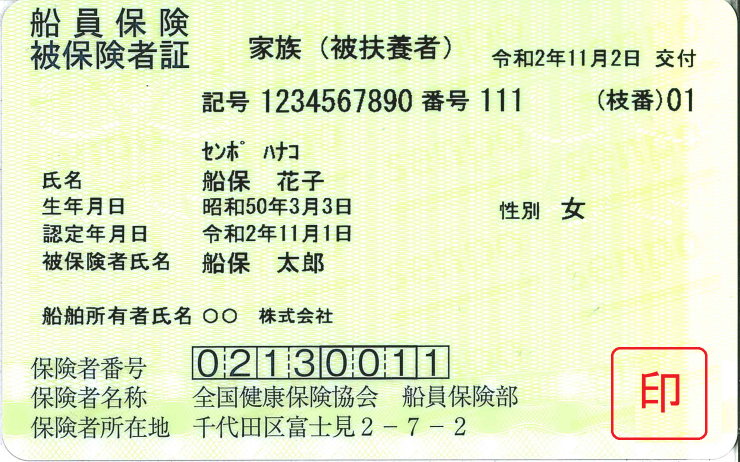
#> input picture r2hokensyo-kazoku.png, 1480 x 924 px (shown at 1/2 size)
$ jupyter execute --allow-errors model_confirm.ipynb
#> lines starting #> are read from the running program, lines starting #| are printed output that depends on the picture
[cell 1]
from dbnet import model
import numpy as np
import json
import glob

import os

import matplotlib.pyplot as plt

from pathlib import Path
from collections import Counter

import tensorflow as tf
from tensorflow import keras
from tensorflow.keras import layers

from datetime import datetime

def get_timestamp() -> str:
    timestamp = datetime.now().strftime("%Y_%m_%d_%H_%M_%S")
    return timestamp
import cv2


import tensorflow_addons as tfa

#> (a cell that did not finish here is left out)

[cell 3]
with open("./save_500_int.json") as f:
#> (reads save_500_int.json from the repository)
    labels = json.load(f)["_via_img_metadata"]

[cell 4]
images = []
for k,v in labels.items():
    images.append(v['filename'])
images = sorted(images)
# images

[cell 5]
def split_data(images, train_size=0.9, shuffle=True):
    # 1. Get the total size of the dataset
    images = np.array(images)
    size = len(images)
    # 2. Make an indices array and shuffle it, if required
    indices = np.arange(size)
    if shuffle:
        np.random.shuffle(images)
    # 3. Get the size of training samples
    train_samples = int(size * train_size)


    threshold_map = list(map(lambda x: './threshold_map/'+x, images))
    train_threshold_map,valid_threshold_map = threshold_map[:train_samples] , threshold_map[train_samples:]
    threshold_mask = list(map(lambda x: './threshold_mask/'+x, images))
    train_threshold_mask,valid_threshold_mask = threshold_mask[:train_samples] , threshold_mask[train_samples:]
    shrink_map = list(map(lambda x: './shrink_map/'+x, images))
    train_shrink_map,valid_shrink_map = shrink_map[:train_samples] , threshold_mask[train_samples:]
    images = list(map(lambda x: '/datasets/almex_insurance/img/'+x, images))
    x_train,x_valid = images[:train_samples],images[train_samples:]

    return x_train, x_valid,train_threshold_map,valid_threshold_map,train_threshold_mask,valid_threshold_mask,train_shrink_map,valid_shrink_map
x,v,y1,vy1,y2,vy2,y3,vy3 = split_data(images,train_size=0.9)

[cell 6]
a= 214557-168448
b=56158-46552
a+b

[cell 7]
def imshow(img):
    plt.figure(figsize=(10,10))
    plt.imshow(img)
    plt.show()

[cell 8]
# [55 lines left out: function encode_single_sample, not called in this run]
#     return {"image": img,"prob":shrink_map,"threshold": threshold_map}

[cell 9]
batch_size = 1

#> (the rest of this cell did not finish here and is left out)

#> (a cell that did not finish here is left out)

[cell 11]
# [7 lines of commented-out code are left out]

[cell 12]
epochs = 30
early_stopping_patience = 3
filepath = get_timestamp() + '.ckpt'

# [7 lines of commented-out code are left out]

import dbnet.trainer.loss as loss
# loss:
#   prob: bce
#   threshold: l1
#   binary: dice
loss_parameter = {'prob':'bce','threshold':'l1','binary':'dice'}

losses = {k: getattr(loss, v) for k, v in loss_parameter.items()}

losses

[cell 13]
# weights:
#   prob: 1.0
#   threshold: 10.0
#   binary: 1.0
weights = {'prob':1.0,'threshold':10.0,'binary':1.0}

#> (a cell that did not finish here is left out)

[cell 15]
# optimizer:
#   name: RectifiedAdam
#   options:
#     amsgrad: true
#   lookahead: true
#   mixed_precision: true

## interface

[cell 16]
# train_model.load_weights('/workspace/dbnet.release.lin/2021_11_17_07_56_22.ckpt')

#> (a cell that did not finish here is left out)

[cell 18]
# from dbnet.dataset import TFRecordLoader
# tfloader = TFRecordLoader()
# data = tfloader.get_ds_from('./conf/lin_train.yaml')

[cell 19]
# [4 lines of commented-out code are left out]

[cell 20]
# [5 lines of commented-out code are left out]

[cell 21]
# [7 lines of commented-out code are left out]

[cell 22]
# workspace/dbnet.release.lin/photo_2021-06-21_10-37-15.jpg
# workspace/dbnet.release.lin/r2hokensyo-kazoku.png
# workspace/dbnet.release.lin/zumen.jpg
img = cv2.imread('r2hokensyo-kazoku.png')[...,:3]/255

h,w = img.shape[:2]
#> h = 924; w = 1480
print(h,w)
#| 924 1480

new_h = int((h//32)*32)
#> new_h = 896
new_w = int((w//32)*32)
#> new_w = 1472
new_h,new_w

img = cv2.resize(img,(new_w,new_h))
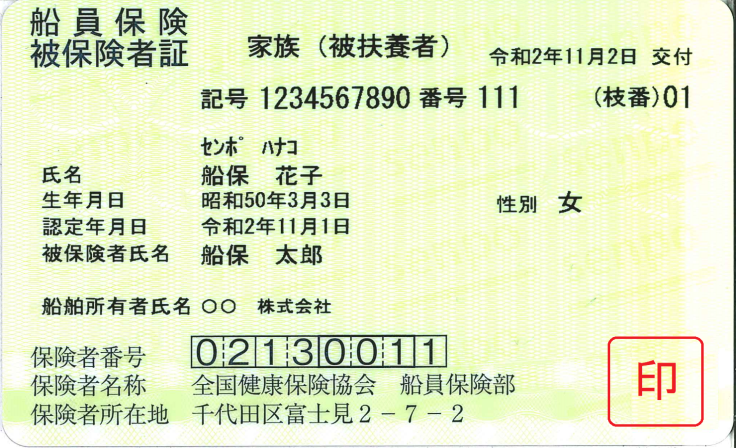
#> img: shape (896, 1472, 3) float64 (shown at 1/2 size); mean B, G, R 0.774, 0.916, 0.883
